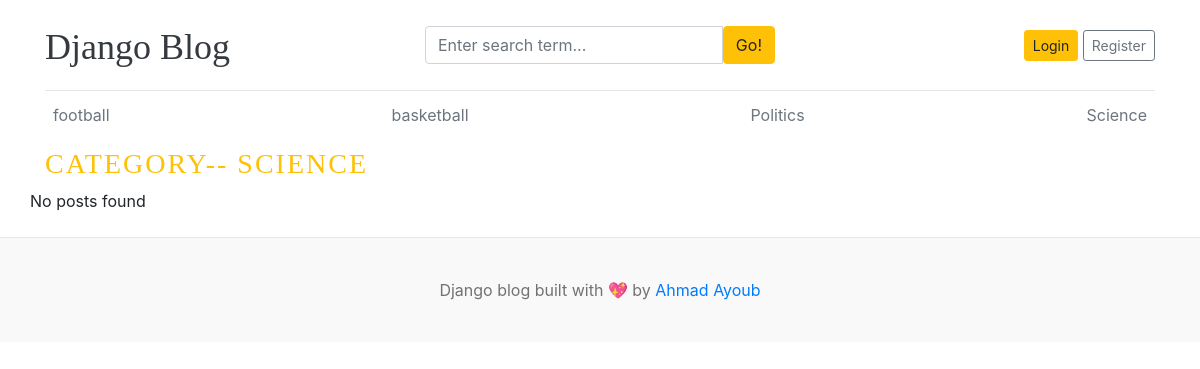
The app's page /category/4, older data.
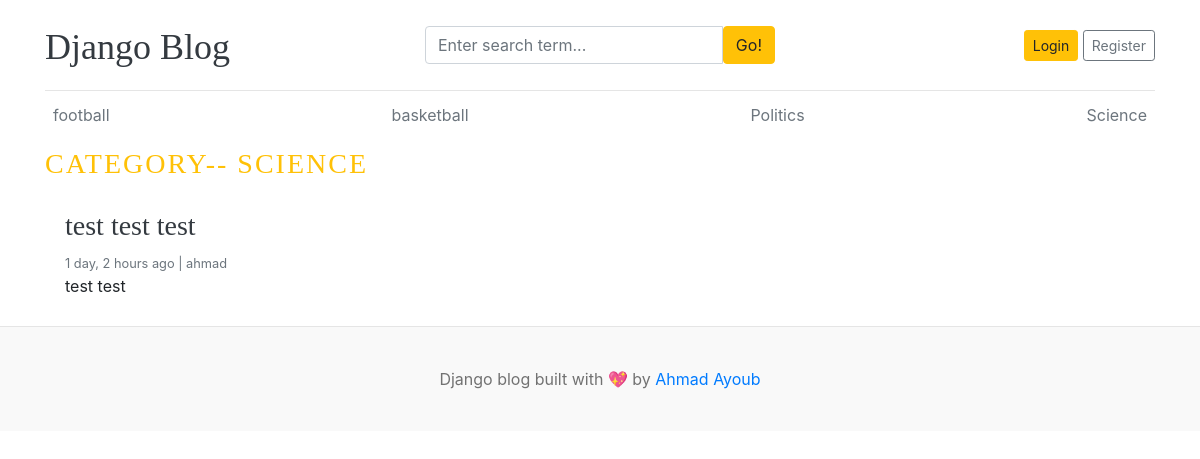
The same page, newer data.
### blogs/models.py (models this page shows, shortened)
class Category(models.Model):
    category_name = models.CharField(max_length=50,unique=True)
    create_at = models.DateTimeField(auto_now_add=True)
    updated_at = models.DateTimeField(auto_now=True)
    class Meta:
        verbose_name_plural = "categories"
    def __str__(self):
        return self.category_name

class Blog(models.Model):
    title = models.CharField(max_length=100)
    slug = models.SlugField(max_length=150, unique=True,blank=True)
    category = models.ForeignKey(Category,on_delete=models.CASCADE)
    author = models.ForeignKey(User,on_delete=models.CASCADE)
    featured_image = models.ImageField(upload_to='uploads/%Y/%m/%d')
    short_decription = models.TextField(max_length=500)
    blog_body = models.TextField(max_length=2000)
    status = models.CharField(max_length=20,choices=STATUS_CHOICES, default=0)
    is_featured = models.BooleanField(default=False)
    create_at = models.DateTimeField(auto_now_add=True)
    updated_at = models.DateTimeField(auto_now=True)

### blogs/views.py (the view)
# urls.py: path('<int:category_id>' , views.posts_by_category, name='posts_by_category')
def posts_by_category(request, category_id):
    posts=Blog.objects.filter(status='Published', category=category_id)
    category = get_object_or_404(Category,pk=category_id)
    context = {
        'posts' : posts,
        'category': category,
    }
    return render(request,'posts_by_category.html',context)

### blogs/context_processors.py (called while the page is built)
def get_categories(request):
    categories = Category.objects.all()
    return dict(categories=categories)

def get_social_link(request):
    social_link = SocialLink.objects.all()
    return dict(social_link=social_link)

### templates/posts_by_category.html
{% extends 'base.html' %}
{% block content %}
  <h3 class="text-uppercase text-warning" style="letter-spacing: 2px;">Category-- {{ category }}</h3>
  <div class="row mb-2">
    {% if posts %}
    {% for post in posts %}
    <div class="col-md-6">
      <div class="card border-0" >
        <div class="card-body">
          <h3 class="" ><a href="{% url 'blogs' post.slug %}" class="text-dark">{{ post.title }}</a></h3>
          <small class="mb-1 text-muted">{{ post.create_at | timesince }} ago | {{ post.author }}</small>
          <p class="card-text">{{ post.short_decription | truncatewords:25 }}</p>
        </div>
      </div>
    </div>
    {% endfor %}
    {% else %}
    <P>No posts found</P>
     {% endif %}
  </div>
</div>
{% endblock %}

### templates/base.html (shortened to what this page needs)
{% load static %}
<!DOCTYPE html>
<html lang="en">
<head>
    <link href="https://getbootstrap.com/docs/4.0/dist/css/bootstrap.min.css" rel="stylesheet">
    <link href="{% static 'css/blog.css' %}" rel="stylesheet">
    <link rel="stylesheet" href="https://cdnjs.cloudflare.com/ajax/libs/font-awesome/4.7.0/css/font-awesome.min.css">
  </head>
<body>
    <div class="container">
      <header class="blog-header py-3">
        <div class="row flex-nowrap justify-content-between align-items-center">
          <div class="col-4 pt-1">
            <a class="blog-header-logo text-dark" href="/">Django Blog</a>
          </div>
          <div class="col-4">
            <form action="{% url 'search' %}" method="GET">
              <div class="input-group">
                <input class="form-control" type="text" name="keyword" value="{{ keyword }}" placeholder="Enter search term..." aria-label="Enter search term..." aria-describedby="button-search" />
                <button type="submit" class="btn btn-warning" id="button-search" type="button">Go!</button>
            </div>
            </form>
          </div>
          <div class="col-4 d-flex justify-content-end align-items-center">
            {% if not user.is_authenticated %}
            <a class="btn btn-sm btn-warning" href="{% url 'login' %}">Login</a> &nbsp;
            <a class="btn btn-sm btn-outline-secondary" href="{% url 'register' %}">Register</a>
            {% else %}
            <span><a href="{% url 'dashboard' %}">Dashboard</a></span>
            &emsp;
            <span><a href="{% url 'logout' %}">Logout</a></span>
            {% endif %}
          </div>
        </div>
      </header>
      <div class="nav-scroller py-1 mb-2">
        <nav class="nav d-flex justify-content-between">
          {% for cat in categories %}
          <a class="p-2 text-muted" href="{% url 'posts_by_category' cat.id %}">{{ cat.category_name }}</a>
          {% endfor %}
        </nav>
      </div>
{% block content %}
{% endblock %}
<footer class="blog-footer">
    <p>Django blog built with 💖 by <a href="#">Ahmad Ayoub</a></p>
  </footer>
  </body>
  </html>

Row changes from the older to the newer data that the page shows:
added Blog: title "test test test", create_at "1 day, 2 hours", author "ahmad", short_decription "test test"
Text that changed along with them:
text no longer shown: "No posts found"
